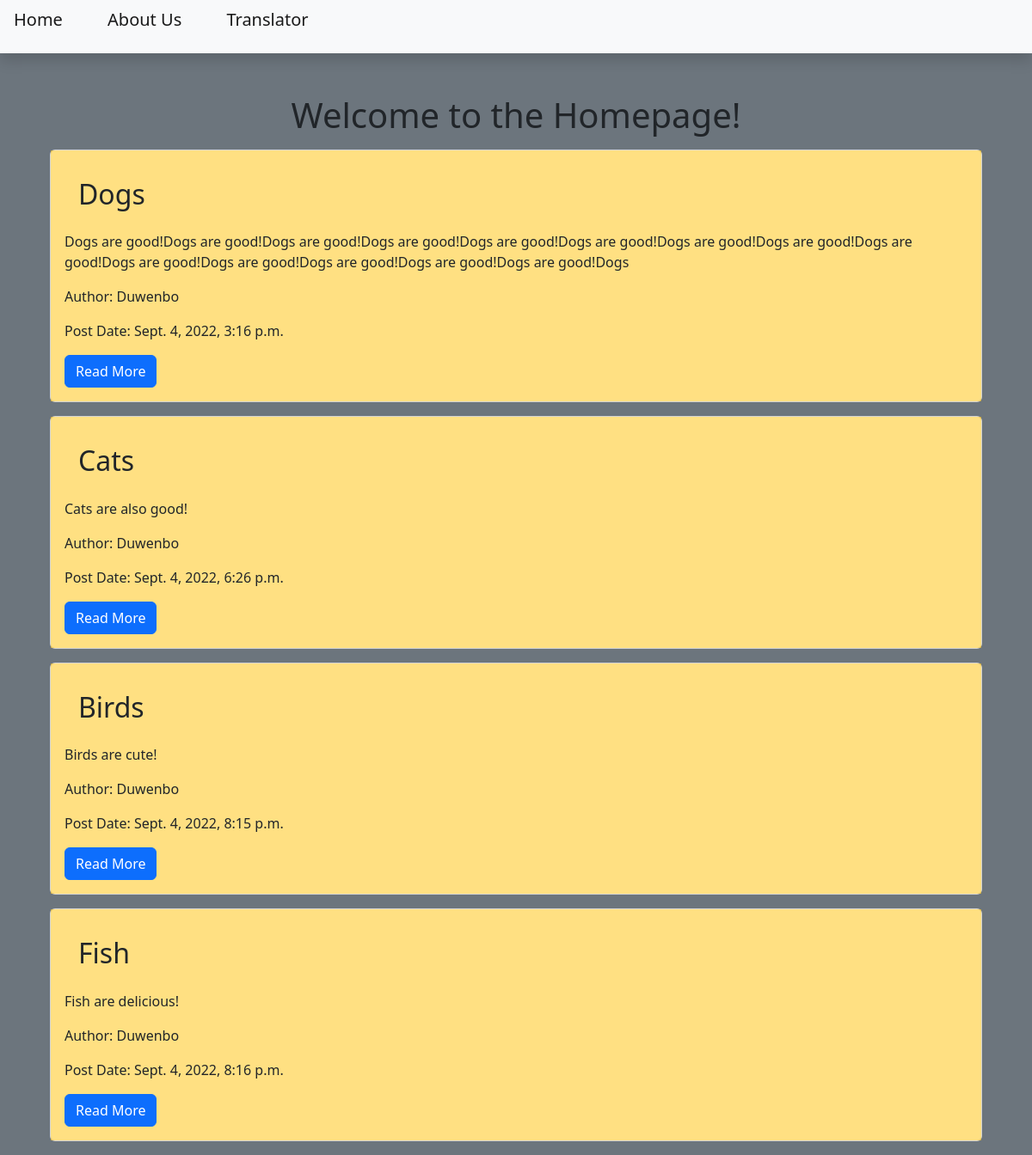
The page / on the database its author committed.
### blog_web/models.py (models this page shows, shortened)
class Post(models.Model):  # models.Model is used to containe a field of data
    title = models.CharField(max_length=200)
    content = models.TextField()
    data_created = models.DateTimeField()
    slug = models.SlugField(max_length=200, unique=True)
    author = models.ForeignKey(to=User, on_delete=models.CASCADE)
    status = models.IntegerField(choices=STATUS, default=0)

### blog_web/views.py (the view)
# urls.py: path('', views.Post_list.as_view(), name="home_view")
class Post_list(generic.ListView):
    queryset = Post.objects.filter(status=1).order_by("data_created")
    template_name = "index.html"

### templates/index.html (shortened to what this page needs)
{% extends 'base.html' %}
{% block content %}
<div class="container">
    <h1 class="text-center">Welcome to the Homepage!</h1>
    {% for post in post_list %}
    <div class="card m-3 ">
        <div class="card-body bg-warning" style="--bs-bg-opacity: .5;">
            <h2 class="card-body">{{post.title}}</h2>
            <p class="card-text">{{post.content | slice:"200"}}</p>
            <p class="card-text">Author: {{post.author | title}}</p>
            <p class="card-text">Post Date: {{post.data_created}}</p>
            <a class="btn btn-primary" href="{% url 'blog_view' post.slug %}">Read More</a>
        </div>
    </div>
    {% endfor %}
</div>
{% endblock content %}

### templates/base.html (shortened to what this page needs)
<!DOCTYPE html>
<html lang="en">
    <head>
        <link href="https://cdn.jsdelivr.net/npm/bootstrap@5.2.0/dist/css/bootstrap.min.css" rel="stylesheet">
    </head>
    <body class="bg-secondary">
        <div>
            <nav class="navbar navbar-expand-lg navbar-light bg-light shadow mb-5">
                <div class="collapse navbar-collapse" id="navbarResponsive">
                    <ul class="navbar-nav ml-auto">
                        <p class="nav-item">
                            <a class="navbar-brand p-3" href="{% url 'home_view'%}">Home</a>
                            <a class="navbar-brand p-3" href="{% url 'about_view'%}">About Us</a>
                            <a class="navbar-brand p-3" href="{% url 'translator_view'%}">Translator</a>
                        </p>
                    </ul>
                </div>
            </nav>
            {% block content %}
            {% endblock content %}
        </div>
    </body>
</html>

### rows shown on the page
Post: title "Dogs", content "Dogs are good!Dogs are good!Dogs are good!Dogs are good!Dogs are good!Dogs are good!Dogs are good!Dogs are good!Dogs are good!Dogs are good!Dogs are good!Dogs are good!Dogs are good!Dogs are good!Dogs", author "Duwenbo", data_created "Sept. 4, 2022, 3:16 p.m."
Post: title "Cats", content "Cats are also good!", author "Duwenbo", data_created "Sept. 4, 2022, 6:26 p.m."
Post: title "Birds", content "Birds are cute!", author "Duwenbo", data_created "Sept. 4, 2022, 8:15 p.m."
Post: title "Fish", content "Fish are delicious!", author "Duwenbo", data_created "Sept. 4, 2022, 8:16 p.m."
